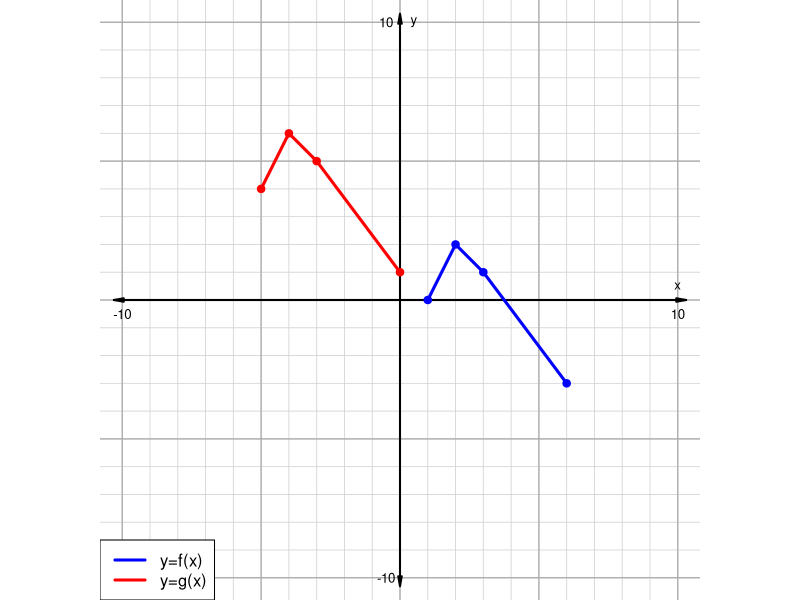
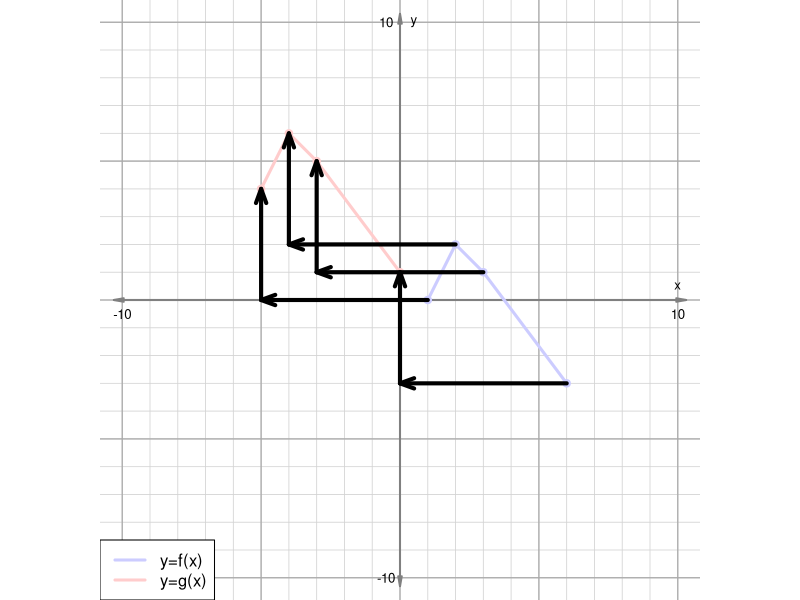

Reproduce these figures in R, in order.
## ---- chunk 1

while(T){
    x = sort(sample(-9:9,4))
    y = sample(-9:9,4)
    
    hk = sample(2:9,2)*sample(c(-1,1),2,T)
    h = hk[1]
    k = hk[2]
    x2 = x+h
    y2 = y+k
    if(max(abs(c(x2,y2)))<10){break}
}

ach = -10:10
ach = ach[ach!=0]
ast = paste("+",ach)
al = paste0("* +",ach,collapse="\n")
al = gsub("+-","-",al,fixed=T)

sol1 = paste0(1*(ach==-h),collapse="")
sol2 = paste0(1*(ach==k),collapse="")


if(h>0){
    lr = "right"
} else {
    lr = "left"
}

if(k>0){
    ud = "up"
} else {
    ud = "down"
}

ans = paste0("g(x)~=~f(x+",-h,")\\,+\\,",k,collapse="")
ans = gsub("+-","-",ans,fixed=T)

## ---- chunk 2
par(mar=c(0,0,0,0),pty="s")
plot(0,0,"n",xlim=c(-10,10),ylim=c(-10,10),axes=F,ann=F)
for(i in -10:10){
    abline(h=i,col="lightgrey",lwd=0.8)
    abline(v=i,col="lightgrey",lwd=0.8)
}
for(i in seq(-10,10,5)){
    abline(h=i,col="darkgrey",lwd=1.2)
    abline(v=i,col="darkgrey",lwd=1.2)
}
arrows(-10.3,0,10.3,0,0.1,10,3,lwd=2)
arrows(0,-10.3,0,10.3,0.1,10,3,lwd=2)
lines(x,y,col="blue",lwd=3)
points(x,y,col="blue",pch=20,cex=1.5)
lines(x2,y2,col="red",lwd=3)
points(x2,y2,col="red",pch=20,cex=1.5)
text(10,-0.5,10,cex=0.8)
text(-10,-0.5,-10,cex=0.8)
text(-0.5,10,10,cex=0.8)
text(-0.5,-10,-10,cex=0.8)
text(10,0.5,"x",cex=0.8)
text(0.5,10,"y",cex=0.8)

xxx = c(x,x2)
yyy = c(y,y2)

adtl = min((xxx+10)^2+(yyy-10)^2)
adtr = min((xxx-10)^2+(yyy-10)^2)
adbl = min((xxx+10)^2+(yyy+10)^2)
adbr = min((xxx-10)^2+(yyy+10)^2)
ads = c(adtl,adtr,adbl,adbr)
iii = min(which(ads==max(ads)))

if(iii==1){
    legend("topleft",c("y=f(x)","y=g(x)"),col=c("blue","red"),lwd=c(3,3))
} else if(iii==2){
    legend("topright",c("y=f(x)","y=g(x)"),col=c("blue","red"),lwd=c(3,3))
} else if(iii==3){
    legend("bottomleft",c("y=f(x)","y=g(x)"),col=c("blue","red"),lwd=c(3,3))
} else if(iii==4){
    legend("bottomright",c("y=f(x)","y=g(x)"),col=c("blue","red"),lwd=c(3,3))
}

## ---- chunk 3

col1 = rgb(0.8,0.8,1)
col2 = rgb(1,0.8,0.8)

par(mar=c(0,0,0,0),pty="s")
plot(0,0,"n",xlim=c(-10,10),ylim=c(-10,10),axes=F,ann=F)
for(i in -10:10){
    abline(h=i,col="lightgrey",lwd=0.8)
    abline(v=i,col="lightgrey",lwd=0.8)
}
for(i in seq(-10,10,5)){
    abline(h=i,col="darkgrey",lwd=1.2)
    abline(v=i,col="darkgrey",lwd=1.2)
}
arrows(-10.3,0,10.3,0,0.1,10,3,lwd=2,col=rgb(0.5,0.5,0.5))
arrows(0,-10.3,0,10.3,0.1,10,3,lwd=2,col=rgb(0.5,0.5,0.5))
lines(x,y,col=col1,lwd=3)
points(x,y,col=col1,pch=20,cex=1.5)
lines(x2,y2,col=col2,lwd=3)
points(x2,y2,col=col2,pch=20,cex=1.5)
text(10,-0.5,10,cex=0.8)
text(-10,-0.5,-10,cex=0.8)
text(-0.5,10,10,cex=0.8)
text(-0.5,-10,-10,cex=0.8)
text(10,0.5,"x",cex=0.8)
text(0.5,10,"y",cex=0.8)

xxx = c(x,x2)
yyy = c(y,y2)

adtl = min((xxx+10)^2+(yyy-10)^2)
adtr = min((xxx-10)^2+(yyy-10)^2)
adbl = min((xxx+10)^2+(yyy+10)^2)
adbr = min((xxx-10)^2+(yyy+10)^2)
ads = c(adtl,adtr,adbl,adbr)
iii = min(which(ads==max(ads)))

if(iii==1){
    legend("topleft",c("y=f(x)","y=g(x)"),col=c(col1,col2),lwd=c(3,3))
} else if(iii==2){
    legend("topright",c("y=f(x)","y=g(x)"),col=c(col1,col2),lwd=c(3,3))
} else if(iii==3){
    legend("bottomleft",c("y=f(x)","y=g(x)"),col=c(col1,col2),lwd=c(3,3))
} else if(iii==4){
    legend("bottomright",c("y=f(x)","y=g(x)"),col=c(col1,col2),lwd=c(3,3))
}


for(j in 1:4){
    arrows(x[j],y[j],x2[j],y[j],lwd=4,length=0.15,angle=20,2)
    arrows(x2[j],y[j],x2[j],y2[j],lwd=4,length=0.15,angle=20,2)
}
